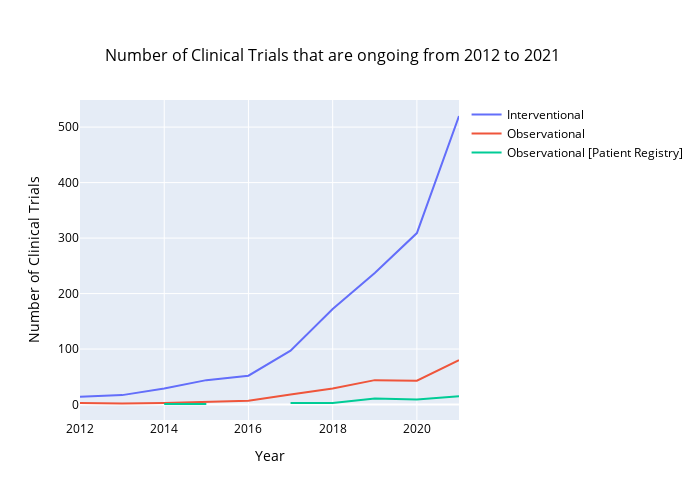

Notebook cell for this chart:
### Markdown cell above
#### 3.1  General Trial Characteristics

### Code cell
# Graph 1 - 
# Growth of clinical trials over the years by Study Type

def trend():
    # Create a new dataframe that removes clinical trials that started in 2022
    df2 = For_EDA.loc[(For_EDA['Year Started'] != 2022) & (For_EDA['STATUS (active/recruiting)'] != 'Completed')]
    StudyType_Time = df2.groupby(["Year Started", "Study Type"])['TRIAL ID (NCT number)'].count().reset_index()

    # Plot the line chart
    fig = go.Figure()
    ax = StudyType_Time.pivot(index = "Year Started", 
                              columns = "Study Type", 
                              values = 'TRIAL ID (NCT number)')

    for col in ax.columns:
        fig.add_trace(go.Scatter(x = ax.index, y = ax[col].values,
                                     name = col,
                                     mode = 'lines'))
    # format and show figure
        fig.update_layout(height = 500, width = 700,
                          yaxis_title = "Number of Clinical Trials",
                          xaxis_title = "Year",
                          title = {'text':'Number of Clinical Trials that are ongoing from 2012 to 2021',
                          'xanchor':'left','y':0.9,'x':0.15},
                          title_font = dict(size = 16,color = 'black'),
                          font = dict(color = 'black'))
    fig.show()
    
trend()

### Figure 1 — Plotly figure (JSON) as saved in the notebook; plotly's stock layout.template omitted (floating-point values rounded to 4 significant figures)
{"data": [{"mode": "lines", "name": "Interventional", "type": "scatter", "x": [2012, 2013, 2014, 2015, 2016, 2017, 2018, 2019, 2020, 2021], "y": [14, 17, 29, 44, 52, 97, 172, 237, 309, 520]}, {"mode": "lines", "name": "Observational", "type": "scatter", "x": [2012, 2013, 2014, 2015, 2016, 2017, 2018, 2019, 2020, 2021], "y": [3, 2, 3, 5, 7, 18, 29, 44, 43, 80]}, {"mode": "lines", "name": "Observational [Patient Registry]", "type": "scatter", "x": [2012, 2013, 2014, 2015, 2016, 2017, 2018, 2019, 2020, 2021], "y": [null, null, 1, 1, null, 3, 3, 11, 9, 15]}], "layout": {"font": {"color": "black"}, "height": 500, "title": {"font": {"color": "black", "size": 16}, "text": "Number of Clinical Trials that are ongoing from 2012 to 2021", "x": 0.15, "xanchor": "left", "y": 0.9}, "width": 700, "xaxis": {"autorange": true, "range": [2012, 2021], "title": {"text": "Year"}, "type": "linear"}, "yaxis": {"autorange": true, "range": [-27.83, 548.8], "title": {"text": "Number of Clinical Trials"}, "type": "linear"}}}
